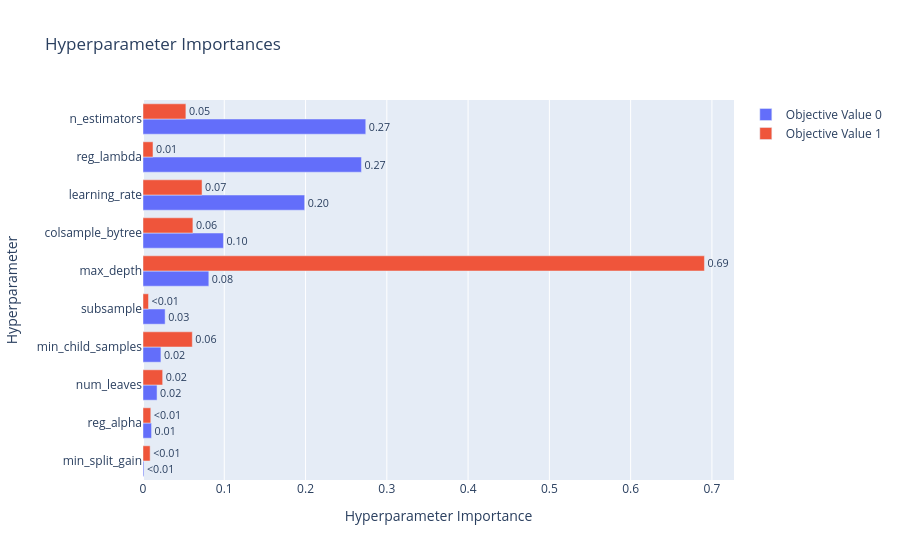

Notebook code for this chart:
### Code cell
optuna.visualization.plot_param_importances(study_lgbm_v3)

### Figure 1 — Plotly figure (JSON) as saved in the notebook; plotly's stock layout.template omitted (floating-point values rounded to 4 significant figures)
{"data": [{"cliponaxis": false, "hovertemplate": ["min_split_gain (FloatDistribution): 0.0011177247423768569<extra></extra>", "reg_alpha (FloatDistribution): 0.010520771968249637<extra></extra>", "num_leaves (IntDistribution): 0.017285066847060535<extra></extra>", "min_child_samples (IntDistribution): 0.02204481074164994<extra></extra>", "subsample (FloatDistribution): 0.027233215308767232<extra></extra>", "max_depth (IntDistribution): 0.08099874810493755<extra></extra>", "colsample_bytree (FloatDistribution): 0.09897500628165513<extra></extra>", "learning_rate (FloatDistribution): 0.19892788941673145<extra></extra>", "reg_lambda (FloatDistribution): 0.26878980987904316<extra></extra>", "n_estimators (IntDistribution): 0.2741069567095288<extra></extra>"], "name": "Objective Value 0", "orientation": "h", "text": ["<0.01", "0.01", "0.02", "0.02", "0.03", "0.08", "0.10", "0.20", "0.27", "0.27"], "textposition": "outside", "type": "bar", "x": [0.001118, 0.01052, 0.01729, 0.02204, 0.02723, 0.081, 0.09898, 0.1989, 0.2688, 0.2741], "y": ["min_split_gain", "reg_alpha", "num_leaves", "min_child_samples", "subsample", "max_depth", "colsample_bytree", "learning_rate", "reg_lambda", "n_estimators"]}, {"cliponaxis": false, "hovertemplate": ["subsample (FloatDistribution): 0.006785345220475636<extra></extra>", "min_split_gain (FloatDistribution): 0.008773520846354308<extra></extra>", "reg_alpha (FloatDistribution): 0.009614162771694208<extra></extra>", "reg_lambda (FloatDistribution): 0.012290208983209108<extra></extra>", "num_leaves (IntDistribution): 0.0241981908699734<extra></extra>", "n_estimators (IntDistribution): 0.052774886591466036<extra></extra>", "min_child_samples (IntDistribution): 0.06067046479929188<extra></extra>", "colsample_bytree (FloatDistribution): 0.06140726324368468<extra></extra>", "learning_rate (FloatDistribution): 0.07266193596928365<extra></extra>", "max_depth (IntDistribution): 0.6908240207045672<extra></extra>"], "name": "Objective Value 1", "orientation": "h", "text": ["<0.01", "<0.01", "<0.01", "0.01", "0.02", "0.05", "0.06", "0.06", "0.07", "0.69"], "textposition": "outside", "type": "bar", "x": [0.006785, 0.008774, 0.009614, 0.01229, 0.0242, 0.05277, 0.06067, 0.06141, 0.07266, 0.6908], "y": ["subsample", "min_split_gain", "reg_alpha", "reg_lambda", "num_leaves", "n_estimators", "min_child_samples", "colsample_bytree", "learning_rate", "max_depth"]}], "layout": {"title": {"text": "Hyperparameter Importances"}, "xaxis": {"title": {"text": "Hyperparameter Importance"}}, "yaxis": {"title": {"text": "Hyperparameter"}}}}
